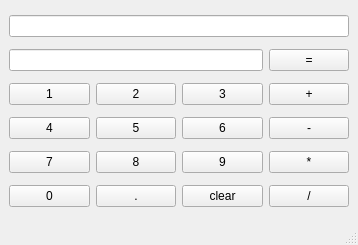
<?xml version="1.0" encoding="UTF-8"?>
<ui version="4.0">
 <class>MainWindow_7</class>
 <widget class="QMainWindow" name="MainWindow_7">
  <property name="geometry">
   <rect>
    <x>0</x>
    <y>0</y>
    <width>358</width>
    <height>245</height>
   </rect>
  </property>
  <property name="windowTitle">
   <string>计算器</string>
  </property>
  <widget class="QWidget" name="centralwidget">
   <layout class="QVBoxLayout" name="verticalLayout">
    <item>
     <widget class="QLineEdit" name="lineEdit"/>
    </item>
    <item>
     <layout class="QHBoxLayout" name="horizontalLayout">
      <item>
       <widget class="QLineEdit" name="lineEdit_2"/>
      </item>
      <item>
       <widget class="QPushButton" name="pushButton">
        <property name="text">
         <string>=</string>
        </property>
       </widget>
      </item>
     </layout>
    </item>
    <item>
     <layout class="QHBoxLayout" name="horizontalLayout_2">
      <item>
       <widget class="QPushButton" name="pushButton_2">
        <property name="text">
         <string>1</string>
        </property>
       </widget>
      </item>
      <item>
       <widget class="QPushButton" name="pushButton_3">
        <property name="text">
         <string>2</string>
        </property>
       </widget>
      </item>
      <item>
       <widget class="QPushButton" name="pushButton_4">
        <property name="text">
         <string>3</string>
        </property>
       </widget>
      </item>
      <item>
       <widget class="QPushButton" name="pushButton_5">
        <property name="text">
         <string>+</string>
        </property>
       </widget>
      </item>
     </layout>
    </item>
    <item>
     <layout class="QHBoxLayout" name="horizontalLayout_3">
      <item>
       <widget class="QPushButton" name="pushButton_6">
        <property name="text">
         <string>4</string>
        </property>
       </widget>
      </item>
      <item>
       <widget class="QPushButton" name="pushButton_7">
        <property name="text">
         <string>5</string>
        </property>
       </widget>
      </item>
      <item>
       <widget class="QPushButton" name="pushButton_8">
        <property name="text">
         <string>6</string>
        </property>
       </widget>
      </item>
      <item>
       <widget class="QPushButton" name="pushButton_9">
        <property name="text">
         <string>-</string>
        </property>
       </widget>
      </item>
     </layout>
    </item>
    <item>
     <layout class="QHBoxLayout" name="horizontalLayout_4">
      <item>
       <widget class="QPushButton" name="pushButton_10">
        <property name="text">
         <string>7</string>
        </property>
       </widget>
      </item>
      <item>
       <widget class="QPushButton" name="pushButton_11">
        <property name="text">
         <string>8</string>
        </property>
       </widget>
      </item>
      <item>
       <widget class="QPushButton" name="pushButton_12">
        <property name="text">
         <string>9</string>
        </property>
       </widget>
      </item>
      <item>
       <widget class="QPushButton" name="pushButton_13">
        <property name="text">
         <string>*</string>
        </property>
       </widget>
      </item>
     </layout>
    </item>
    <item>
     <layout class="QHBoxLayout" name="horizontalLayout_5">
      <item>
       <widget class="QPushButton" name="pushButton_14">
        <property name="text">
         <string>0</string>
        </property>
       </widget>
      </item>
      <item>
       <widget class="QPushButton" name="pushButton_15">
        <property name="text">
         <string>.</string>
        </property>
       </widget>
      </item>
      <item>
       <widget class="QPushButton" name="pushButton_16">
        <property name="text">
         <string>clear</string>
        </property>
       </widget>
      </item>
      <item>
       <widget class="QPushButton" name="pushButton_17">
        <property name="text">
         <string>/</string>
        </property>
       </widget>
      </item>
     </layout>
    </item>
   </layout>
  </widget>
  <widget class="QMenuBar" name="menubar">
   <property name="geometry">
    <rect>
     <x>0</x>
     <y>0</y>
     <width>358</width>
     <height>21</height>
    </rect>
   </property>
  </widget>
  <widget class="QStatusBar" name="statusbar"/>
 </widget>
 <resources/>
 <connections/>
</ui>
